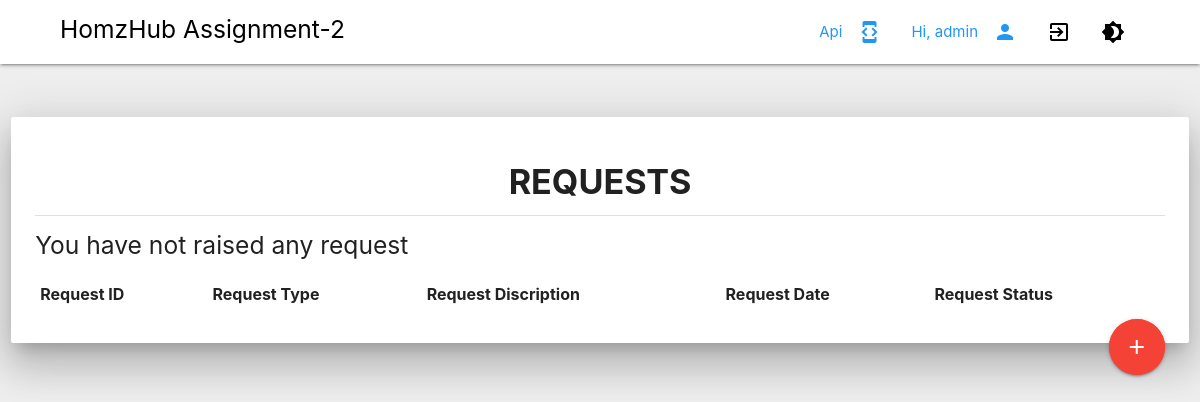
Page / (signed in) on the earlier database version.
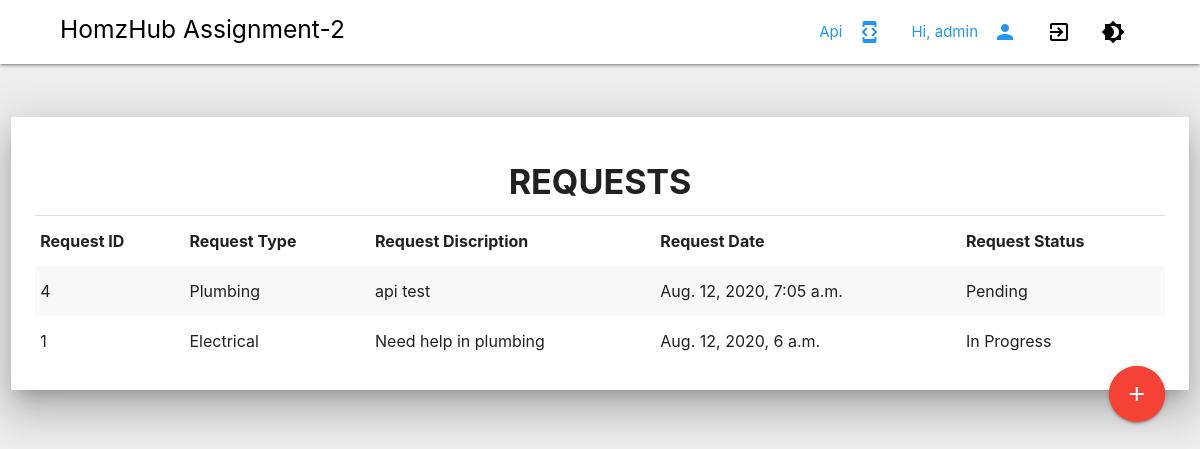
Same page on the later database version.
### mysite/models.py (models this page shows, shortened)
class UserRequest(models.Model):
  RequestedUser = models.ForeignKey(User, on_delete=models.CASCADE, related_name='UserRequest_user', default = "")
  RequestType = models.ForeignKey(RequestTypeMaster, on_delete=models.CASCADE, related_name='UserRequest_type')
  RequestDesc = models.TextField(default = "")
  City = models.TextField(default = "")
  State = models.ForeignKey(StateMaster, on_delete=models.CASCADE, related_name='UserRequest_state')
  Pincode = models.IntegerField(default=0)
  PhoneCode = models.TextField(default = "")
  Phone = models.IntegerField(default = "")
  Status  = models.ForeignKey(StatusMaster, on_delete=models.CASCADE, related_name='UserRequest_Status')
  Remark = models.TextField(default = "")
  created = models.DateTimeField(auto_now_add=True)

class RequestTypeMaster(models.Model):
  RequestType = models.TextField(default = "")
  def __str__(self):
    return self.RequestType

class StatusMaster(models.Model):
  StatusType = models.TextField(default="")
  def __str__(self):
    return self.StatusType

### mysite/views.py (the view)
# urls.py: path('', RequestView, name='request'),
def RequestView(request):
  if not request.user.is_authenticated:
      return render(request, 'Login.html')
  if request.method == 'GET':
      Requests = UserRequest.objects.filter(RequestedUser=request.user)
      context = {
        'Requests':Requests
      }
      return render(request, 'Base.html', context)

### templates/Base.html (shortened to what this page needs)
{% load static %}
<link rel="stylesheet" href="https://cdnjs.cloudflare.com/ajax/libs/materialize/1.0.0-beta/css/materialize.min.css">
<link rel="stylesheet" href="{% static 'css/BodyDarkTogglee.css' %}">
{% block header %}
<div class="navbar-fixed">
<nav>
     <div class="nav-wrapper">
          <ul class="left">
              <li><a href="collapsible.html" class="label-icon"></a><i class="material-icons"></i></li>
              <li><a href="collapsible.html" class="label-icon"></a><i class="material-icons"></i></li>
              <li><h5 href = "/Dashboard/" class="tooltipped"  data-position="bottom" data-tooltip="HomzHub"> HomzHub Assignment-2</h5></li>
          </ul>
          <ul class="hide-on-med-and-down right">
                <li><a href ="/RawData/" class="blue-text tooltipped"  data-position="bottom" data-tooltip="Api"><i class="material-icons right">developer_mode</i> Api </a></li>
                <li><a class="blue-text tooltipped"  data-position="bottom" data-tooltip="Welcome {{user}}"><i class="material-icons right">person</i> Hi, {{user | truncatechars:12}} </a></li>
                <li><a onclick="myLogout();" class="black-text tooltipped"  data-position="bottom" data-tooltip="Logout from application"><i class="material-icons">exit_to_app</i></a></li>
                <li><a class="dark-toggle tooltipped black-text" onclick="myDark()"  data-position="bottom"  data-tooltip="Toggle dark/light themes" ><i class="material-icons">brightness_4</i></a></li>
                <li><a href="collapsible.html" class="label-icon"></a><i class="material-icons"></i></li>
                <li><a href="collapsible.html" class="label-icon"></a><i class="material-icons"></i></li>
            </ul>
     </div>
</nav>
</div>
{% endblock header %}
{% block content %}
<div class="row">
  <div class="col s12">
    <br><br>
    <div class="card z-depth-5 hoverable">
      <div class="card-content">
        <center><h4><b>REQUESTS</b></h3></center>
        <li class="divider"></li>
        <table class="striped">
        <thead>
          <tr>
              <th>Request ID</th>
              <th>Request Type</th>
              <th>Request Discription</th>
              <th>Request Date</th>
              <th>Request Status</th>
          </tr>
        </thead>
        <tbody>
          {% for request in Requests reversed%}
          <tr>
            <td>{{request.id}}</td>
            <td>{{request.RequestType}}</td>
            <td>{{request.RequestDesc}}</td>
            <td>{{request.created}}</td>
            <td>{{request.Status}}</td>
          </tr>
          {% empty %}
           <h5>You have not raised any request</h5>
          {% endfor %}
        </tbody>
      </table>
  <a class="btn-floating btn-large waves-effect waves-light red right pulse tooltipped" data-position="top" data-tooltip="Add new request" href="/AddRequest/"><i class="material-icons">add</i></a>
      </div>
    </div>
  </div>
</div>
{% endblock content %}

### static/css/BodyDarkTogglee.css (style rules this page uses)
body nav { background-color: white; color: black; }

Differences in the rows shown:
added UserRequest: id "4", RequestType "Plumbing", RequestDesc "api test", created "Aug. 12, 2020, 7:05 a.m.", Status "Pending"
added UserRequest: id "1", RequestType "Electrical", RequestDesc "Need help in plumbing", created "Aug. 12, 2020, 6 a.m.", Status "In Progress"
Other differences:
text no longer shown: "You have not raised any request"
